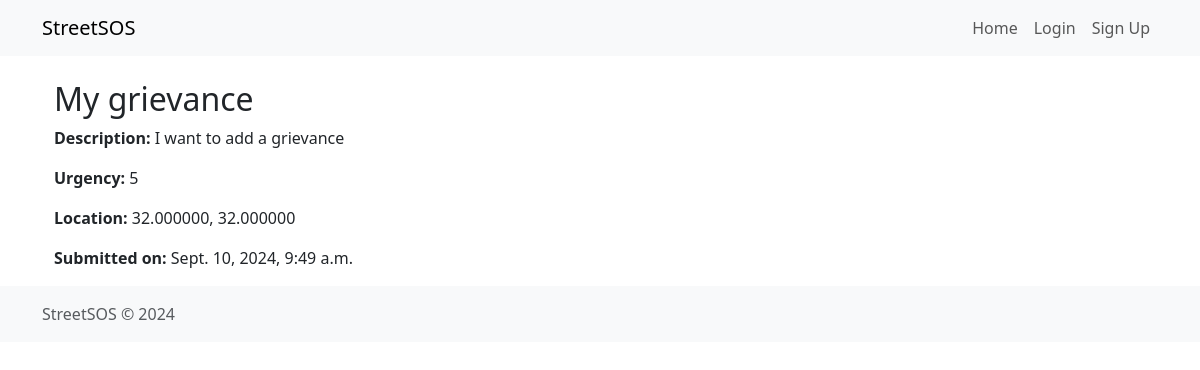
Page /grievance/1/ on the committed database.
### grievance/models.py (models this page shows, shortened)
class Grievance(models.Model):
    user_profile = models.ForeignKey(UserProfile, on_delete=models.CASCADE, related_name='grievances')
    title = models.CharField(max_length=255)
    description = models.TextField()
    urgency = models.IntegerField(choices=[(i, str(i)) for i in range(1, 6)])  # Urgency from 1 to 5
    latitude = models.DecimalField(max_digits=9, decimal_places=6)
    longitude = models.DecimalField(max_digits=9, decimal_places=6)
    created_at = models.DateTimeField(auto_now_add=True)

### grievance/views.py (the view)
# urls.py: path('grievance/<int:pk>/', GrievanceDetailView.as_view(), name='grievance-detail'),
class GrievanceDetailView(DetailView):
    model = Grievance
    template_name = 'grievances/grievance_detail.html'
    context_object_name = 'grievance'

### grievance/templates/grievances/grievance_detail.html
{% extends 'base.html' %}
{% block content %}
<div class="container">
    <h2>{{ grievance.title }}</h2>
    <p><strong>Description:</strong> {{ grievance.description }}</p>
    <p><strong>Urgency:</strong> {{ grievance.urgency }}</p>
    <p><strong>Location:</strong> {{ grievance.latitude }}, {{ grievance.longitude }}</p>
    <p><strong>Submitted on:</strong> {{ grievance.created_at }}</p>
</div>
{% endblock %}

### rows in the picture
Grievance: title "My grievance", description "I want to add a grievance", urgency "5", latitude "32.000000", longitude "32.000000", created_at "Sept. 10, 2024, 9:49 a.m."
